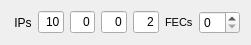
    <widget class="QWidget" name="layoutWidget_6">
     <property name="geometry">
      <rect>
       <x>3</x>
       <y>20</y>
       <width>251</width>
       <height>29</height>
      </rect>
     </property>
     <layout class="QHBoxLayout" name="horizontalLayout_22">
      <item>
       <widget class="QLabel" name="label">
        <property name="font">
         <font>
          <family>Arial</family>
          <pointsize>9</pointsize>
         </font>
        </property>
        <property name="text">
         <string> IPs</string>
        </property>
       </widget>
      </item>
      <item>
       <layout class="QHBoxLayout" name="horizontalLayout_4">
        <item>
         <widget class="QLineEdit" name="ip1">
          <property name="font">
           <font>
            <family>Arial</family>
            <pointsize>9</pointsize>
           </font>
          </property>
          <property name="text">
           <string>10</string>
          </property>
          <property name="alignment">
           <set>Qt::AlignRight|Qt::AlignTrailing|Qt::AlignVCenter</set>
          </property>
         </widget>
        </item>
        <item>
         <widget class="QLineEdit" name="ip2">
          <property name="font">
           <font>
            <family>Arial</family>
            <pointsize>9</pointsize>
           </font>
          </property>
          <property name="text">
           <string>0</string>
          </property>
          <property name="alignment">
           <set>Qt::AlignRight|Qt::AlignTrailing|Qt::AlignVCenter</set>
          </property>
         </widget>
        </item>
        <item>
         <widget class="QLineEdit" name="ip3">
          <property name="font">
           <font>
            <family>Arial</family>
            <pointsize>9</pointsize>
           </font>
          </property>
          <property name="text">
           <string>0</string>
          </property>
          <property name="alignment">
           <set>Qt::AlignRight|Qt::AlignTrailing|Qt::AlignVCenter</set>
          </property>
         </widget>
        </item>
        <item>
         <widget class="QLineEdit" name="ip4">
          <property name="font">
           <font>
            <family>Arial</family>
            <pointsize>9</pointsize>
           </font>
          </property>
          <property name="text">
           <string>2</string>
          </property>
          <property name="alignment">
           <set>Qt::AlignRight|Qt::AlignTrailing|Qt::AlignVCenter</set>
          </property>
         </widget>
        </item>
        <item>
         <widget class="QLabel" name="numberOfFecsLabel">
          <property name="font">
           <font>
            <pointsize>8</pointsize>
           </font>
          </property>
          <property name="text">
           <string>FECs</string>
          </property>
         </widget>
        </item>
        <item>
         <widget class="QSpinBox" name="numberOfFecs">
          <property name="font">
           <font>
            <family>Arial</family>
            <pointsize>9</pointsize>
           </font>
          </property>
          <property name="minimum">
           <number>0</number>
          </property>
          <property name="maximum">
           <number>16</number>
          </property>
          <property name="value">
           <number>0</number>
          </property>
         </widget>
        </item>
       </layout>
      </item>
     </layout>
    </widget>
